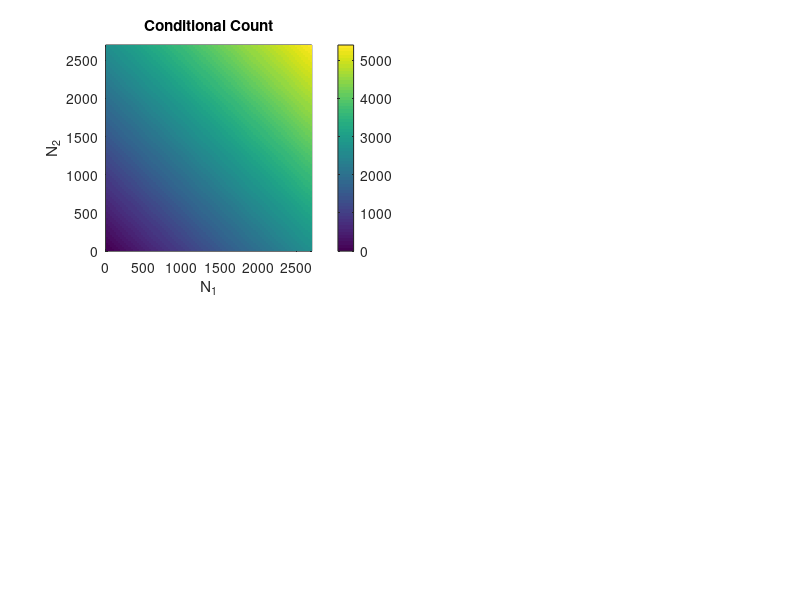

Write the MATLAB code that produced this figure. (Note: this script raises an error after producing the figure.)
clc
clear all
close all

u1 = 1800; s1 = 200;
u2 = 1300; s2 = 400;

np = 100;

x1 = linspace(0, 2700, np); dx1 = x1(2)-x1(1);
y1 = normpdf(x1,u1,s1);
y2 = normpdf(x1,u2,s2);

set(figure,'Position',[10 40 800 600])

% subplot(2,2,1); plot(x1,y1); hold on; plot(x1,y2,'r');
% legend('pdf_1','pdf_2'); xlabel('Count'); ylabel('density')

x1mat = ones(np,1)*x1 + (ones(np,1)*x1)';
subplot(2,2,1);
pcolor(x1,x1,x1mat); shading flat; xlabel('N_1'); ylabel('N_2'); axis square; colorbar
title('Conditional Count')

sxy = 1.0779e+005/1.4;
C = [s1^2     sxy
    sxy       s2^2];

i = 1; j = 2;
cc = C(i,j)/sqrt(C(i,i)*C(j,j));

[X, Y] = meshgrid(x1,x1);
p = fcnmultinormpdf([reshape(X,np^2,1) reshape(Y,np^2,1)] , [u1 u2], C);
p = reshape(p,np,np);

subplot(2,2,2);
pcolor(x1,x1,p); shading flat; xlabel('N_1'); ylabel('N_2'); axis square; colorbar
title(sprintf('Bayesian Prior p(theta)\nCorrelation Coeff: %.3f' ,cc))


%COUNT
np2 = 200;
cv = round(linspace(1,5000,np2));
pdf1 = zeros(np2,1);
pdf2 = pdf1;
pdf3 = pdf1;
for i = 1:np2
    c = cv(i);
    pdf1(i) = normpdf(c,u1+u2,sqrt(u1+u2+s1^2+s2^2));
    pdf2(i) = sum(sum(poisspdf(c, x1mat).*p))*dx1*dx1;
    pdf3(i) = poisspdf(c,u1+u2);
end

subplot(2,1,2)
plot(cv,pdf1,'r'); hold on; plot(cv,pdf2,'g'); plot(cv,pdf3,'b');
legend('Linear Approximation','Compound Distribution','Poisson Distribution')
xlabel('Measured Count'); ylabel('p(z_n|\theta)')
set(gca,'YLim',[0 max([pdf1' pdf2'])*1.3])
title('Comparison')



